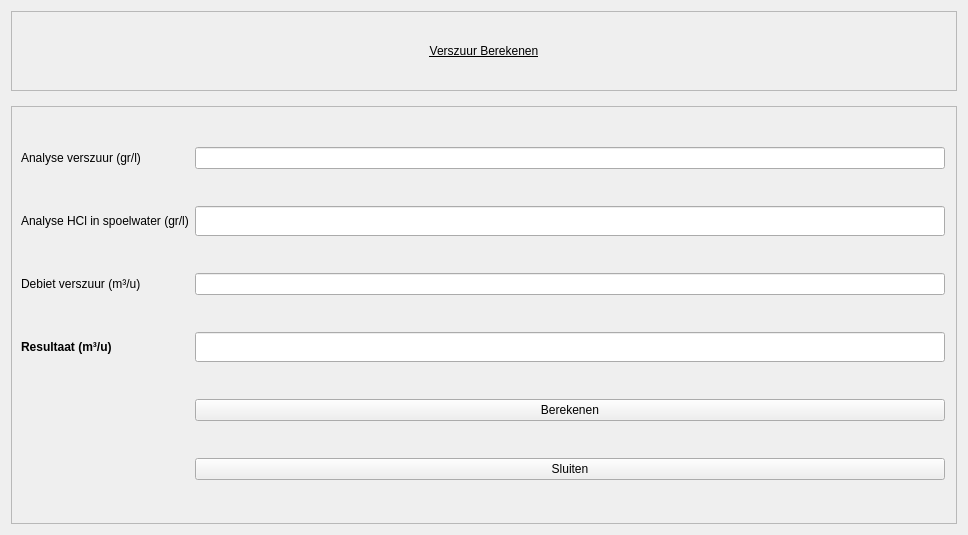
                            <widget class="QWidget" name="scrollAreaWidgetContents_7">
                             <property name="geometry">
                              <rect>
                               <x>0</x>
                               <y>0</y>
                               <width>968</width>
                               <height>535</height>
                              </rect>
                             </property>
                             <property name="styleSheet">
                              <string notr="true">font: 75 12pt &quot;Roboto Condensed&quot;;</string>
                             </property>
                             <layout class="QVBoxLayout" name="verticalLayout_36">
                              <property name="spacing">
                               <number>15</number>
                              </property>
                              <item>
                               <widget class="QFrame" name="frame_27">
                                <property name="maximumSize">
                                 <size>
                                  <width>16777215</width>
                                  <height>80</height>
                                 </size>
                                </property>
                                <property name="frameShape">
                                 <enum>QFrame::StyledPanel</enum>
                                </property>
                                <property name="frameShadow">
                                 <enum>QFrame::Raised</enum>
                                </property>
                                <layout class="QGridLayout" name="gridLayout_15">
                                 <property name="leftMargin">
                                  <number>100</number>
                                 </property>
                                 <property name="rightMargin">
                                  <number>100</number>
                                 </property>
                                 <item row="1" column="2">
                                  <widget class="QLabel" name="label_43">
                                   <property name="styleSheet">
                                    <string notr="true">font: bold 14pt &quot;Roboto Condensed&quot;;
text-decoration:underline;</string>
                                   </property>
                                   <property name="text">
                                    <string>Verszuur Berekenen</string>
                                   </property>
                                   <property name="alignment">
                                    <set>Qt::AlignCenter</set>
                                   </property>
                                  </widget>
                                 </item>
                                </layout>
                               </widget>
                              </item>
                              <item>
                               <widget class="QFrame" name="frame_28">
                                <property name="styleSheet">
                                 <string notr="true"/>
                                </property>
                                <property name="frameShape">
                                 <enum>QFrame::StyledPanel</enum>
                                </property>
                                <property name="frameShadow">
                                 <enum>QFrame::Sunken</enum>
                                </property>
                                <layout class="QGridLayout" name="gridLayout_16">
                                 <property name="rightMargin">
                                  <number>11</number>
                                 </property>
                                 <item row="5" column="1">
                                  <widget class="QPushButton" name="btnVerSluiten">
                                   <property name="text">
                                    <string>Sluiten</string>
                                   </property>
                                  </widget>
                                 </item>
                                 <item row="0" column="1">
                                  <widget class="QLineEdit" name="entry_analyse_verszuur"/>
                                 </item>
                                 <item row="4" column="1">
                                  <widget class="QPushButton" name="btnVerBerekenen">
                                   <property name="text">
                                    <string>Berekenen</string>
                                   </property>
                                  </widget>
                                 </item>
                                 <item row="1" column="0">
                                  <widget class="QLabel" name="label_44">
                                   <property name="text">
                                    <string>Analyse HCl in spoelwater (gr/l)</string>
                                   </property>
                                  </widget>
                                 </item>
                                 <item row="3" column="1">
                                  <widget class="QLineEdit" name="result_entry_2">
                                   <property name="minimumSize">
                                    <size>
                                     <width>0</width>
                                     <height>30</height>
                                    </size>
                                   </property>
                                  </widget>
                                 </item>
                                 <item row="1" column="1">
                                  <widget class="QLineEdit" name="entry_analyse_hcl">
                                   <property name="minimumSize">
                                    <size>
                                     <width>0</width>
                                     <height>30</height>
                                    </size>
                                   </property>
                                  </widget>
                                 </item>
                                 <item row="0" column="0">
                                  <widget class="QLabel" name="label_46">
                                   <property name="text">
                                    <string>Analyse verszuur (gr/l)</string>
                                   </property>
                                  </widget>
                                 </item>
                                 <item row="3" column="0">
                                  <widget class="QLabel" name="label_45">
                                   <property name="styleSheet">
                                    <string notr="true">font-weight:bold;</string>
                                   </property>
                                   <property name="text">
                                    <string>Resultaat (m³/u)</string>
                                   </property>
                                  </widget>
                                 </item>
                                 <item row="2" column="0">
                                  <widget class="QLabel" name="label_47">
                                   <property name="text">
                                    <string>Debiet verszuur (m³/u)</string>
                                   </property>
                                  </widget>
                                 </item>
                                 <item row="2" column="1">
                                  <widget class="QLineEdit" name="entry_debiet_verszuur"/>
                                 </item>
                                </layout>
                               </widget>
                              </item>
                             </layout>
                            </widget>
